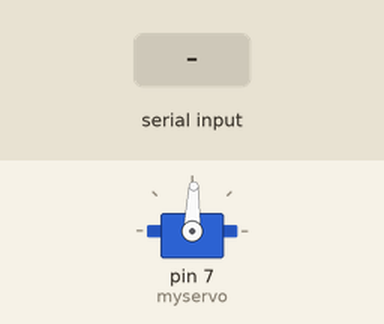
Bench run of a sketch on a simulated Arduino Uno, built with avr-gcc and run on an emulated ATmega328P. Parts: servo. The inputs (shaded band) are chosen by the test bench. What the sketch prints to the serial monitor is not drawn.

Above: at 1.2 s.
1.3 s: "w" received over Serial
2.8 s: "1" received over Serial
Timing chart, 0 to 5.8 s (numbered marks = the images above; inputs shaded):
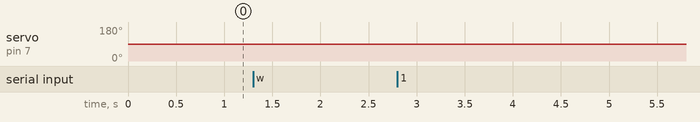

The sketch:

servo_range_finder.ino
```cpp
#include <Servo.h>

// USE this to find the range of your servo and plug the max and min
// into the node script for the camera
// open serial port and press W and enter to increment by 20 microseconds
// press S and enter to decrement by 20 microseconds

Servo myservo;

char c = 'a';

int val = 1450;

void setup(){
  myservo.attach(7);
  myservo.writeMicroseconds(val);
  //myservo.write(90);
  Serial.begin(9600);
}

void loop(){
  if(Serial.available() > 0){
    c = Serial.read();

    changeServo(c);
  }
}

void changeServo(char b){
   switch(b){
      case 'w':
        val+=20;
        myservo.writeMicroseconds(val);
        Serial.println(val);
        break;
      case 's':
        val -= 20;
        myservo.writeMicroseconds(val);
        Serial.println(val);
        break;
      default:
        Serial.println("invalid char");
        break;
   }

}
```

Measured:
- after the input at 1.3 s, servo on pin 7 (myservo): 88° → 90° at once
- after the input at 2.8 s, every drawn part: stays the same
